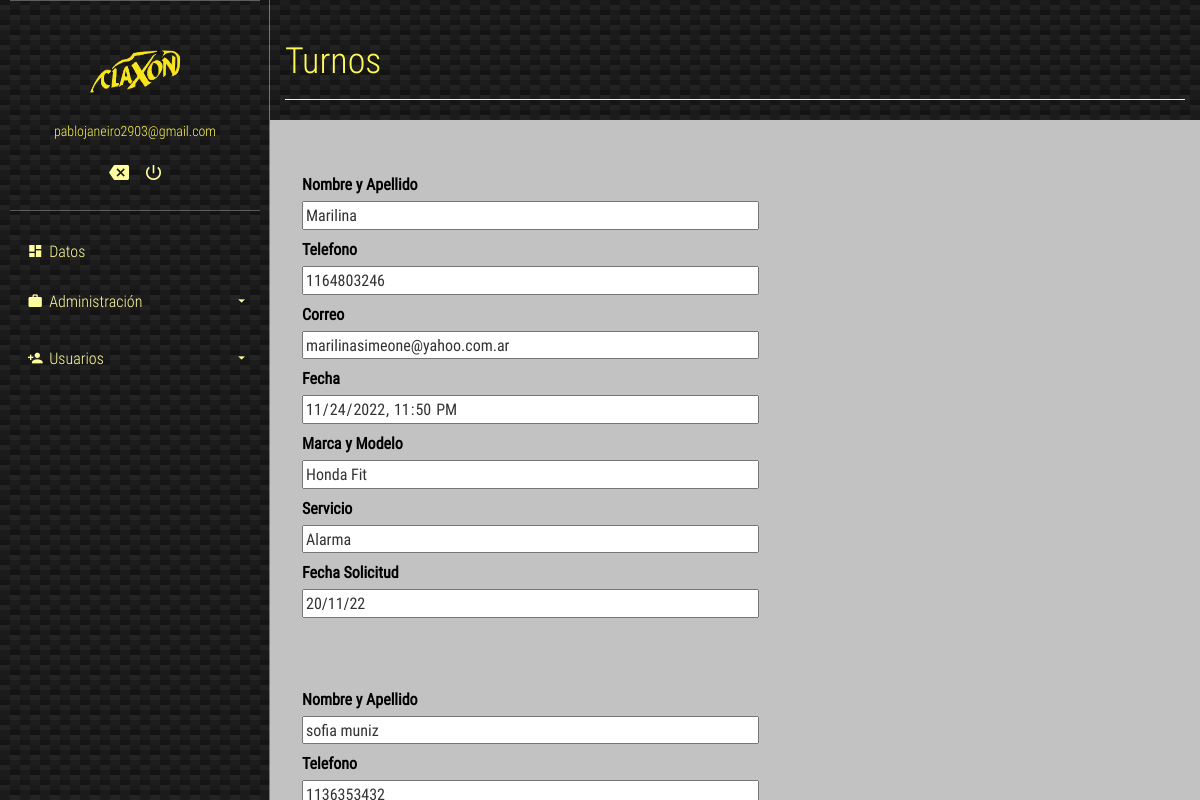
Screenshot of /verTurnos.php (signed in) with the database file from the repository.
### tables this page shows
CREATE TABLE `users` (
  `id` int(11) NOT NULL,
  `email` varchar(200) NOT NULL,
  `password` varchar(200) NOT NULL,
  `Tipo` varchar(15) DEFAULT 'Cliente'
);

CREATE TABLE `turnos` (
  `Nombre` varchar(200) NOT NULL,
  `Telefono` int(11) NOT NULL,
  `id` int(11) NOT NULL,
  `Correo` varchar(200) NOT NULL,
  `Fecha_Hora` datetime NOT NULL,
  `Marca_Modelo` varchar(100) NOT NULL,
  `Servicio` varchar(100) NOT NULL,
  `Fecha_Solicitud` varchar(15) NOT NULL
);

### verTurnos.php (the view, shortened to what this page needs)
<?php
  require 'database.php';
  if (isset($_SESSION['user_id'])) {
    $records = $conn->prepare('SELECT id, email, password FROM users WHERE id = :id');
    $records->bindParam(':id', $_SESSION['user_id']);
    $records->execute();
    $results = $records->fetch(PDO::FETCH_ASSOC);
    $user = null;
    if (count($results) > 0) {
      $user = $results;
    }
  }
?>
<head>
	<link rel="stylesheet" href="./css/main.css">
</head>
<body>
	<section class="full-box cover dashboard-sideBar">
		<div class="full-box dashboard-sideBar-ct">
			<div class="full-box dashboard-sideBar-UserInfo">
				<figure class="full-box">
				<img src="claxon2.png" alt="UserIcon">
					<figcaption class="text-center text-titles"><?= $user['email']; ?></figcaption>
				</figure>
				<ul class="full-box list-unstyled text-center">
					<li>
						<a href="index.php">
							<i class="zmdi zmdi-tag-close"></i>
						</a>
					</li>
					<li>
						<a href="logout.php" class="btn-exit-system">
							<i class="zmdi zmdi-power"></i>
						</a>
					</li>
				</ul>
			</div>
			<ul class="list-unstyled full-box dashboard-sideBar-Menu">
				<li>
					<a href="home.php">
						<i class="zmdi zmdi-view-dashboard zmdi-hc-fw"></i> Datos
					</a>
				</li>
				<li>
					<a class="btn-sideBar-SubMenu">
						<i class="zmdi zmdi-case zmdi-hc-fw"></i> Administración <i class="zmdi zmdi-caret-down pull-right"></i>
					</a>
					<ul class="list-unstyled full-box">
					</ul>
				</li>
				<li>
					<a class="btn-sideBar-SubMenu">
						<i class="zmdi zmdi-account-add zmdi-hc-fw"></i> Usuarios <i class="zmdi zmdi-caret-down pull-right"></i>
					</a>
					<ul class="list-unstyled full-box">
					</ul>
				</li>
			</ul>
		</div>
	</section>
	<section class="full-box dashboard-contentPage">
		<div class="container-fluid">
			<div class="page-header">
			  <h1 class="text-titles">Turnos</h1>
			</div>
		</div>
		<?php
	include("conexion.php");
  $query = "SELECT nombre, telefono, correo, fecha_hora, marca_modelo, servicio, fecha_solicitud FROM turnos";
        $resultado = $conexion->query($query);
        while ($row = $resultado -> fetch_assoc()) {
            ?>
            <form class="articulo" class="post" method="post">
				    <br><br/>
				<div class="row">
					<label for="nombres" class="labelRow"><b>Nombre y Apellido</b></label>
					<input class="controls" readonly="readonly" type="text" name="nombres" id="nombres" placeholder="Nombre y Apellido" value= "<?php echo $row['nombre'] ?>">
				</div>
				<div class="row">
					<label for="Telefono" class="labelRow"><b>Telefono</b></label>
        	<input class="controls" readonly="readonly" type="phone" name="Telefono" id="Telefono" placeholder="Telefono" value= "<?php echo $row['telefono'] ?>">
				</div>
				<div class="row">
					<label for="correo" class="labelRow"><b>Correo</b></label>
          <input class="controls" readonly="readonly" type="email" name="correo" id="correo" placeholder="Correo" value= "<?php echo $row['correo'] ?>">
				</div>
				<div class="row">
          <label for="fecha" class="labelRow"><b>Fecha</b></label>
		      <input class="controls" readonly="readonly" type="datetime-local" name="fecha" id="fecha" value= "<?php echo $row['fecha_hora'] ?>">
				</div>
				<div class="row">
          <label for="datosauto" class="labelRow"><b>Marca y Modelo</b></label>
		      <input class="controls" readonly="readonly" type="text" name="datosauto" id="datosauto" placeholder="Marca y Modelo" value= "<?php echo $row['marca_modelo'] ?>">
		    </div>
        <div class="row">
           <label for="text" class="labelRow"><b>Servicio</b></label>
		       <input class="controls" readonly="readonly" type="text" name="servicio" id="servicio" placeholder="Servicio" value= "<?php echo $row['servicio'] ?>">
		    </div>
         <div class="row">
          <label for="fechasolicitud" class="labelRow"><b>Fecha Solicitud</b></label>
          <input class="controls" readonly="readonly" type="datetime" name="fechasolicitud" id="fechasolicitud" placeholder="Fecha Solicitud" value= "<?php echo $row['fecha_solicitud'] ?>">
        </div>
            </form>
            <?php
         }
         ?>
	</section>
</body>
</html>

### css/main.css (style rules this page uses)
body, html { background-color: rgb(194, 194, 194); width: 100%; height: 100%; margin: 0; padding: 0; position: relative; font-size: 16px; font-family: 'RobotoCondensed'; overflow: hidden; }
.full-box { margin: 0; padding: 0; width: 100%; box-sizing: border-box; }
.cover { background: 50% 50% no-repeat; background-size: cover; }
.text-titles { color: #fff958; font-family: 'RobotoCondensedLight' }
.dashboard-sideBar, .dashboard-contentPage { position: absolute; top: 0; height: 100%; transition: all .3s ease-in-out; }
.dashboard-sideBar, .dashboard-sideBar-ct { width: 270px; }
.dashboard-sideBar { left: 0; z-index: 2; background: linear-gradient(27deg, #151515 5px, transparent 5px) 0 5px, linear-gradient(207deg, #151515 5px, transparent 5px) 10px 0px, linear-gradient(27deg, #222 5px, transparent 5px) 0px 10px, linear-gradient(207deg, #222 5px, transparent 5px) 10px 5px, linear-gradient(90deg, #1b1b1b 10px, transparent 10px), linear-gradient(#1d1d1d 25%, #1a1a1a 25%, #1a1a1a 50%, transparent 50%, transparent 75%, #242424 75%, #242424); background-color: #131313; background-size: 20px 20px; border-right: 1px solid rgba(255, 255, 255, .4); overflow: hidden; }
.dashboard-sideBar-ct { position: relative; height: 100%; padding: 0 10px; padding-bottom: 30px; }
.dashboard-sideBar-UserInfo { border-top: 1px solid rgba(255, 255, 255, .3); border-bottom: 1px solid rgba(255, 255, 255, .3); color: #fff; font-size: 14px; padding: 20px 0; }
.dashboard-sideBar-UserInfo figure img { width: 100px; height: 100px; border-radius: 100%; display: block; margin: 0 auto; }
.dashboard-sideBar-UserInfo ul { margin-top: 15px; }
.dashboard-sideBar-UserInfo ul > li, .dashboard-sideBar-UserInfo ul > li > a { display: inline-block; color: rgb(255, 253, 158); }
.dashboard-sideBar-UserInfo ul > li > a { outline: none; font-size: 20px; padding: 7px; transition: all .3s ease-in-out; }
.dashboard-sideBar-Menu { padding-top: 15px; }
.dashboard-sideBar-Menu > li, .dashboard-sideBar-Menu > li > a, .dashboard-sideBar-Menu > li > ul > li, .dashboard-sideBar-Menu > li > ul > li > a { line-height: 50px; font-family: "RobotoCondensedLight"; display: block; color: rgb(255, 253, 158); text-decoration: none; border-radius: 4px; transition: all .3s ease-in-out; position: relative; }
.dashboard-sideBar-Menu > li > a > i.zmdi-caret-down { line-height: 50px; transition: all .3s ease-in-out; }
.dashboard-sideBar-Menu > li > a { padding: 0 15px; box-sizing: border-box; height: 50px; outline: none; }
.dashboard-sideBar-Menu > li > ul { position: relative; padding-top: 7px; height: 0; overflow: hidden; }
.dashboard-contentPage { right: 0; z-index: 1; padding-left: 270px; }

### verTurnos.php (style rules this page uses)
.labelRow { color: black; display: block; }
input { width: 50%; }
.row { margin-left: 2rem; margin-top: 0.5rem; }

### rows the page displays
users: email "pablojaneiro2903@gmail.com"
turnos: nombres "Marilina", Telefono "1164803246", correo "marilinasimeone@yahoo.com.ar", fecha "11/24/2022 23:50", datosauto "Honda Fit", servicio "Alarma", fechasolicitud "20/11/22"
turnos: nombres "sofia muniz", Telefono "1136353432"
